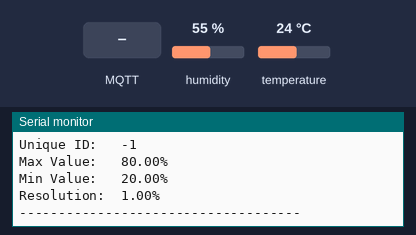
Recording of a program running on a simulated ESP8266 (NodeMCU). On the bench: the last lines printed to the serial monitor. Inputs (shaded band) come from the test bench; at power-on: humidity 55 %, temperature 24 °C. WiFi joins after 1.5 s; servers stay silent unless stated; no MQTT or app messages arrive unless stated.

Above: at 2.7 s.
2.8 s: MQTT message "1" arrives on the first subscribed topic
At 4.6 s:
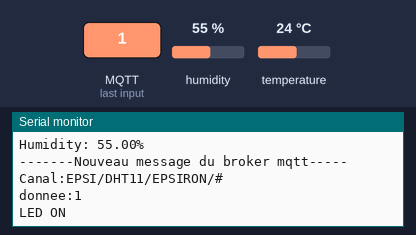
5.0 s: MQTT message "0" arrives on the first subscribed topic
At 6.4 s:
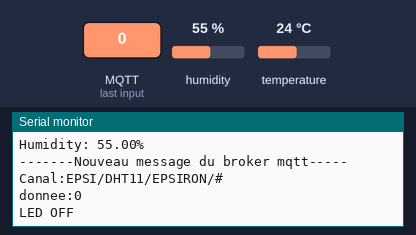
7.1 s: MQTT message "on" arrives on the first subscribed topic
At 8.2 s:
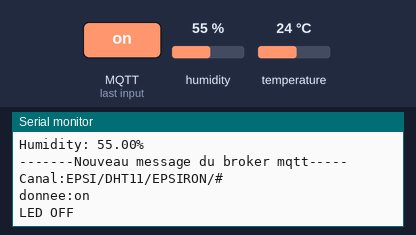
9.1 s: MQTT message "off" arrives on the first subscribed topic
At 10.1 s:
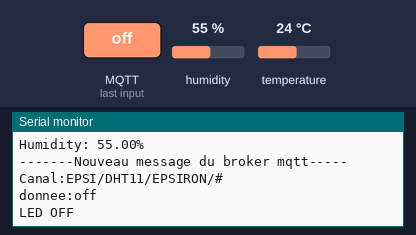
11.1 s: humidity set to 22 %
At 12.4 s:
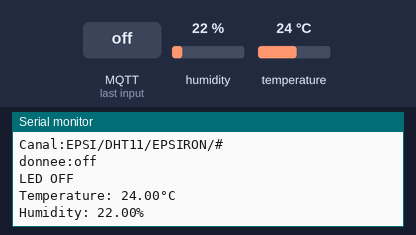
12.6 s: temperature set to 12 °C
At 14.8 s:
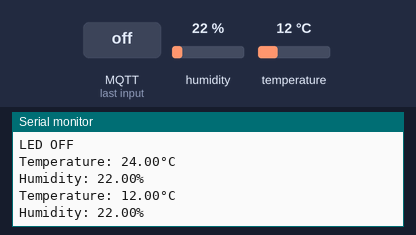

The program:

main.cpp
```cpp
#include <Arduino.h>
#include <SPI.h>
#include <Wire.h>
// DHT Temperature & Humidity Sensor
// Unified Sensor Library Example
// Written by Tony DiCola for Adafruit Industries
// Released under an MIT license.

// REQUIRES the following Arduino libraries:
// - DHT Sensor Library: https://github.com/adafruit/DHT-sensor-library
// - Adafruit Unified Sensor Lib: https://github.com/adafruit/Adafruit_Sensor

#include <Adafruit_Sensor.h>
#include <DHT.h>
#include <DHT_U.h>

#include <ESP8266WiFi.h>
#include <ESP8266WiFiMulti.h>

#include <PubSubClient.h>
#include "DHT.h"

//#include <ESP8266mDNS.h>
//#include <WiFiUdp.h>
//#include <ArduinoOTA.h>

//#include <Buzzer.h>

#define DHTPIN 14     // Digital pin connected to the DHT sensor
// Feather HUZZAH ESP8266 note: use pins 3, 4, 5, 12, 13 or 14 --
// Pin 15 can work but DHT must be disconnected during program upload.

// Uncomment the type of sensor in use:
#define DHTTYPE    DHT11     // DHT 11
//#define DHTTYPE    DHT22     // DHT 22 (AM2302)
//#define DHTTYPE    DHT21     // DHT 21 (AM2301)

// See guide for details on sensor wiring and usage:
//   https://learn.adafruit.com/dht/overview

//WIFI
const char* ssid = "VIRUS";
const char* password = "Gu@roy132";
//MQTT
const char* mqtt_server = "test.mosquitto.org";//Adresse IP du Broker Mqtt
const int mqttPort = 1883; //port utilisé par le Broker
long tps=0;

ESP8266WiFiMulti WiFiMulti;
WiFiClient espClient;
PubSubClient client(espClient);
//Buzzer buzzer(11);


DHT_Unified dht(DHTPIN, DHTTYPE);

uint32_t delayMS;

/*int pinBouton;

void setup()
{
    Serial.begin(115200);
    pinBouton=10;
    pinMode(pinBouton,INPUT);
}
void loop()
{
    boolean etatBouton=digitalRead(pinBouton);
    Serial.println("Etat du bouton poussoir :");
    Serial.println(etatBouton);
}*/
/* Mise à jour OTA
void setup() {
  Serial.begin(115200);
  Serial.println("Booting");
  WiFi.mode(WIFI_STA);
  WiFi.begin(ssid, password);
  while (WiFi.waitForConnectResult() != WL_CONNECTED) {
    Serial.println("Connection Failed! Rebooting...");
    delay(5000);
    ESP.restart();
  }

  // Port defaults to 8266
  // ArduinoOTA.setPort(8266);

  // Hostname defaults to esp8266-[ChipID]
  ArduinoOTA.setHostname("Demo OTA ESP8266");

  // No authentication by default
  ArduinoOTA.setPassword((const char *)"123");

  ArduinoOTA.onStart([]() {
    Serial.println("Start");
  });
  ArduinoOTA.onEnd([]() {
    Serial.println("\nEnd");
  });
  ArduinoOTA.onProgress([](unsigned int progress, unsigned int total) {
    Serial.printf("Progress: %u%%\r", (progress / (total / 100)));
  });
  ArduinoOTA.onError([](ota_error_t error) {
    Serial.printf("Error[%u]: ", error);
    if (error == OTA_AUTH_ERROR) Serial.println("Auth Failed");
    else if (error == OTA_BEGIN_ERROR) Serial.println("Begin Failed");
    else if (error == OTA_CONNECT_ERROR) Serial.println("Connect Failed");
    else if (error == OTA_RECEIVE_ERROR) Serial.println("Receive Failed");
    else if (error == OTA_END_ERROR) Serial.println("End Failed");
  });
  ArduinoOTA.begin();
  Serial.println("Ready");
  Serial.print("IP address: ");
  Serial.println(WiFi.localIP());
}

void loop() {
  ArduinoOTA.handle();
}*/

void reconnect(){
  while (!client.connected()) {
    Serial.println("Connection au serveur MQTT ...");
    if (client.connect("KennyGuiroy")) {
      Serial.println("MQTT connecté");
    }
    else {
      Serial.print("echec, code erreur= ");
      Serial.println(client.state());
      Serial.println("nouvel essai dans 2s");
    delay(2000);
    }
  }
  client.subscribe("EPSI/DHT11/EPSIRON/#");//souscription au topic led pour commander une led
}

void mqtt_publish_temp(String topic, float valeur, String type){
  String mystring;
  char buff[60];
  snprintf (buff, sizeof(buff), "{\"value\":%.1f,\"unit\":\"°C\",type\":%s\"}", valeur, type.c_str());
  client.publish(topic.c_str(), buff, type.c_str() );
}

void mqtt_publish_hum(String topic, float valeur, String type){
  String mystring;
  char buff[60];
  snprintf (buff, sizeof(buff), "{\"value\":%.1f,\"unit\":\"%%\",type\":%s\"}", valeur, type.c_str());
  client.publish(topic.c_str(), buff, type.c_str());
}

void callback(char* topic, byte *payload, unsigned int length) {
   Serial.println("-------Nouveau message du broker mqtt-----");
   Serial.print("Canal:");
   Serial.println(topic);
   Serial.print("donnee:");
   Serial.write(payload, length);
   Serial.println();
   if ((char)payload[0] == '1') {
     Serial.println("LED ON");
      digitalWrite(2,HIGH);
   } else {
     Serial.println("LED OFF");
     digitalWrite(2,LOW);
   }
 }

void setup_mqtt(){
  client.setServer(mqtt_server, mqttPort);
  client.setCallback(callback);//Déclaration de la fonction de souscription
  reconnect();
}

void mqtt_publish(String topic, float t){
  char top[topic.length()+1];
  topic.toCharArray(top,topic.length()+1);
  char t_char[50];
  String t_str = String(t);
  t_str.toCharArray(t_char, t_str.length() + 1);
  client.publish(top,t_char);
}


void setup_wifi(){
  //connexion au wifi
  WiFiMulti.addAP(ssid, password);
  while ( WiFiMulti.run() != WL_CONNECTED ) {
    delay ( 10000 );
    Serial.print ( "." );
  }
  Serial.println("");
  Serial.println("WiFi connecté");
  Serial.print("MAC : ");
  Serial.println(WiFi.macAddress());
  Serial.print("Adresse IP : ");
  Serial.println(WiFi.localIP());
}

void setup() {
  Serial.begin(115200);
  // Initialize device.
  setup_wifi();
  setup_mqtt();
  dht.begin();
  Serial.println(F("DHT11 Unified Sensor Example"));

  // Print temperature sensor details.
  sensor_t sensor;
  dht.temperature().getSensor(&sensor);
  Serial.println(F("------------------------------------"));
  Serial.println(F("Temperature Sensor"));
  Serial.print  (F("Sensor Type: ")); Serial.println(sensor.name);
  Serial.print  (F("Driver Ver:  ")); Serial.println(sensor.version);
  Serial.print  (F("Unique ID:   ")); Serial.println(sensor.sensor_id);
  Serial.print  (F("Max Value:   ")); Serial.print(sensor.max_value); Serial.println(F("°C"));
  Serial.print  (F("Min Value:   ")); Serial.print(sensor.min_value); Serial.println(F("°C"));
  Serial.print  (F("Resolution:  ")); Serial.print(sensor.resolution); Serial.println(F("°C"));
  Serial.println(F("------------------------------------"));

  // Print humidity sensor details.
  dht.humidity().getSensor(&sensor);
  Serial.println(F("Humidity Sensor"));
  Serial.print  (F("Sensor Type: ")); Serial.println(sensor.name);
  Serial.print  (F("Driver Ver:  ")); Serial.println(sensor.version);
  Serial.print  (F("Unique ID:   ")); Serial.println(sensor.sensor_id);
  Serial.print  (F("Max Value:   ")); Serial.print(sensor.max_value); Serial.println(F("%"));
  Serial.print  (F("Min Value:   ")); Serial.print(sensor.min_value); Serial.println(F("%"));
  Serial.print  (F("Resolution:  ")); Serial.print(sensor.resolution); Serial.println(F("%"));
  Serial.println(F("------------------------------------"));
  // Set delay between sensor readings based on sensor details.
  delayMS = sensor.min_delay / 1000;

}

void loop() {
  reconnect();
  client.loop();
  //On utilise pas un delay pour ne pas bloquer la réception de messages
  // Delay between measurements.
  delay(delayMS);

  // Get temperature event and print its value.
  sensors_event_t event;
  dht.temperature().getEvent(&event);
  if (isnan(event.temperature)) {
    Serial.println(F("Error reading temperature!"));
  }
  else {
    Serial.print(F("Temperature: "));
    Serial.print(event.temperature);
    Serial.println(F("°C"));
    mqtt_publish_temp("EPSI/DHT11/EPSIRON/ALL", event.temperature,"Temperature");
  }
  // Get humidity event and print its value.
  dht.humidity().getEvent(&event);
  if (isnan(event.relative_humidity)) {
    Serial.println(F("Error reading humidity!"));
  }
  else {
    Serial.print(F("Humidity: "));
    Serial.print(event.relative_humidity);
    Serial.println(F("%"));
    mqtt_publish_hum("EPSI/DHT11/EPSIRON/ALL", event.relative_humidity,"Humidity");
  }
}
```

Measured:
- after the input at 2.8 s, the serial monitor: prints a new line after 0.80 s (image 1)
- after the input at 5.0 s, the serial monitor: prints a new line after 0.61 s (image 2)
- after the input at 7.1 s, the serial monitor: prints a new line after 0.51 s (image 3)
- after the input at 9.1 s, the serial monitor: prints a new line after 0.52 s (image 4)
- after the input at 11.1 s, the serial monitor: prints a new line after 0.53 s (image 5)
- after the input at 12.6 s, the serial monitor: prints a new line after 1.0 s (image 6)
